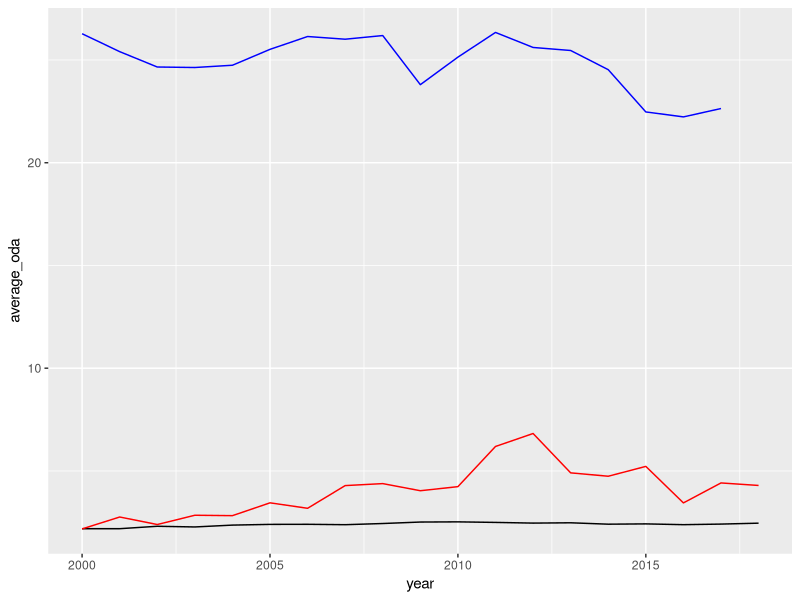

Write the R code that produced this figure. (Note: this script raises an error after producing the figure.)
dir()
library(tidyverse)
library(readxl)

tidy_df <- read_xlsx('thesis_data.xlsx')

fdi_df <- read_csv('fdi_flow_sub-sahara.csv')

str(fdi_df)

fdi_df %>% 
  view()

str(tidy_df)

average_tidy <- tidy_df %>%
  mutate(oda = log10(oda)) %>%
  replace_na(list(oda=0)) %>% 
  group_by(year) %>% 
  summarise(average_oda=mean(oda),
            average_industry = mean(`industry value added(%GDP)`),
            average_fdi = mean(`FDI infllows`)) 

  ggplot(average_tidy,aes(year, average_oda)) +geom_line() + 
    geom_line(aes(y=average_fdi), color='red') + 
    geom_line(aes(y=average_industry), color='blue')
 
head(average_tidy)

?replace_na

## modeling the lag data

full_tidy_data <- tidy_df %>% 
  mutate(oda_diff = oda-lag(oda),
         fdi_diff = `FDI infllows` - lag(`FDI infllows`),
         indust_diff = `industry value added(%GDP)` - lag(`industry value added(%GDP)`)) 


summary(lm(indust_diff ~ oda_diff + fdi_diff + access_to_electricty, data = full_tidy_data))




fdi_tidy <- fdi_df %>%
  filter(YEAR!= 'ECONOMY') %>% 
  pivot_longer(!YEAR, names_to = 'year', values_to = 'fdi')

fdi_tidy
